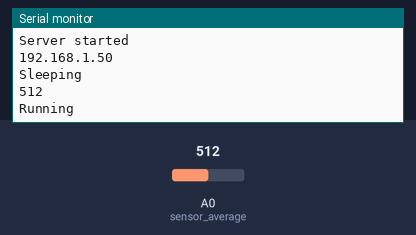
This sketch was run on a simulated ESP8266 (NodeMCU). Parts: the last lines printed to the serial monitor. The inputs (shaded band) are chosen by the test bench; at power-on: A0 (sensor_average) = 512. WiFi joins after 1.5 s; servers stay silent unless stated; no MQTT or app messages arrive unless stated.

Above: at 2.7 s.
2.8 s: A0 (sensor_average) set to 53
At 4.1 s:
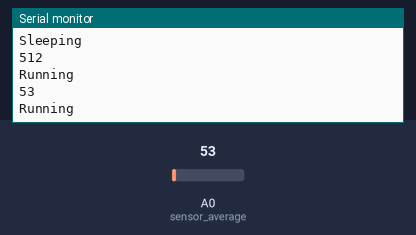
4.3 s: A0 (sensor_average) set to 44
At 5.7 s:
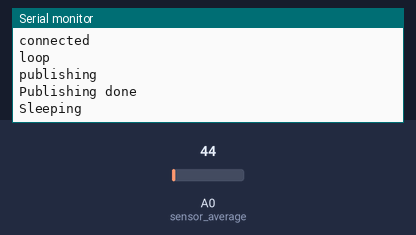
Timing chart, 0 to 7.3 s (numbered marks = the images above; inputs shaded):
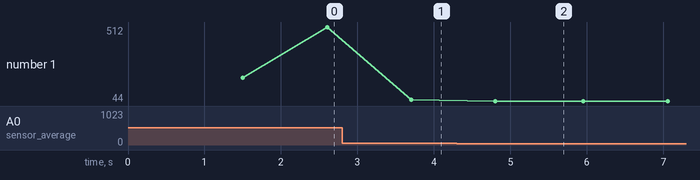

The sketch:

espNODEMCU.ino
```cpp
#include <ESP8266WiFi.h>
#include <ESP8266HTTPClient.h>
#include <PubSubClient.h>
#include <WiFiUDP.h>

WiFiClient espClient;
PubSubClient client(espClient);


#define WIFI_SSID "House LANnister"
#define WIFI_KEY "superpen15"

#define HOST "192.168.0.11" //IP of BeagleBone
#define PORT 1883 //port for UDP
#define DTIME 1000 //delay time

#define mqtt_server "localhost"
#define topic "wash"

void setup() {
Serial.begin(9600);

client.setServer(HOST, PORT); //connect to server

// Connect to WiFi
Serial.println();
Serial.print("Connecting to ");
Serial.println(WIFI_SSID);
// begin the wifi connection
WiFi.begin(WIFI_SSID, WIFI_KEY);
//wait for wifi to finish connecting
while (WiFi.status() != WL_CONNECTED) { //while not connected
delay(500);
Serial.print("."); //print dots to show activity
}
Serial.println(""); //linefeed
Serial.println("WiFi connected"); //display connection message

// Start the server
Serial.println("Server started");

// Print the IP address
Serial.println(WiFi.localIP());
}


void loop() {
int vibrationvalue=0 ;
while (vibrationvalue <50){ //while low vibration wait
  Serial.print("Sleeping\n");
  delay(DTIME);//in ms
  sensor_average(vibrationvalue);
  Serial.println(vibrationvalue);
 }

while (vibrationvalue >= 50){ //while vibration high wait
   Serial.println("Running");
   delay(DTIME);
  sensor_average(vibrationvalue);
  Serial.println(vibrationvalue);
 }
Serial.println("Laundery Done!"); //vibration has stopped
mqttpub(); //run mosquitto publish

}
void mqttpub()
{
if(client.connect("ESP8266Client")) //set client
  Serial.println("connected");
Serial.println("loop");
if(client.loop()) //if connected
  {
  Serial.println("publishing");
  client.publish(topic, "wash", true); //send wash
  Serial.println("Publishing done");
  }
else
  Serial.println("error not connected");
}
void sensor_average(int & vibrationvalue){
  int temp;
  vibrationvalue =0; //average 10 values over 100ms
  for(int i=0;i<10;i++)
    {
    delay(10);
    temp = analogRead(A0);
    vibrationvalue += temp;
    }
    vibrationvalue/=10;
}
```

Measured:
- the behaviour switches between 50 and 49 on A0 (sensor_average) (found by bisection; images 1 and 2)
- after the input at 2.8 s, the serial monitor: prints a new line after 0.91 s (image 1)
- after the input at 4.3 s, the serial monitor: prints a new line after 0.51 s (image 2)
- plotted number 1: 512 → 53 after the input at 2.8 s, 53 → 44 after the input at 4.3 s
